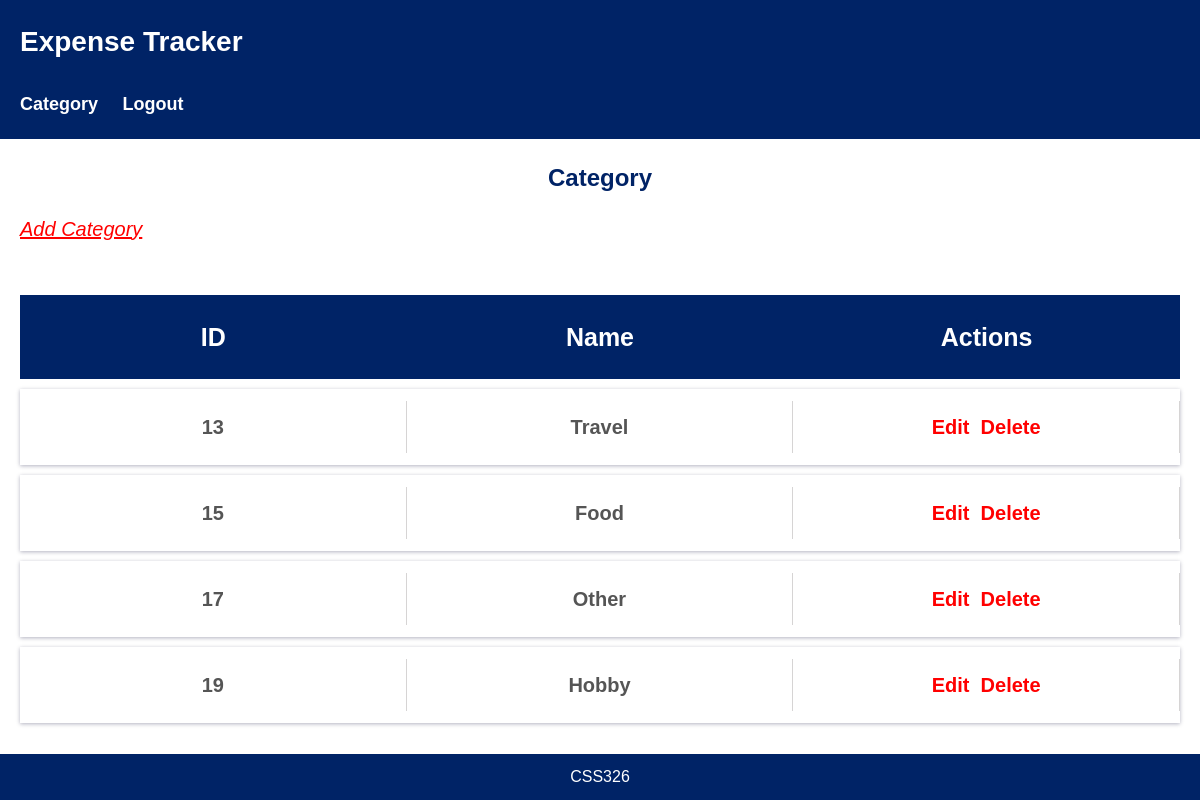
The app's page /category.php with its own data.
### tables this page shows
CREATE TABLE `category` (
  `category_id` int(11) NOT NULL,
  `name` varchar(255) NOT NULL
);

### category.php (the view, shortened to what this page needs)
<?php
include('connect_admin.php');
include('adminheader.php');
$result=mysqli_query($con,"select * from category order by category_id asc");
?>
<!DOCTYPE html>
    <main>
        <h2>Category</h2>
        <a class="addex" href="addedit_category.php"><em>Add Category</em></a>
        <div class="table-box">
            <div class="table-row table-head">
                <div class="table-cell">ID</div>
                <div class="table-cell">Name</div>
                <div class="table-cell">Actions</div>
            </div>
            <?php
            while($row=mysqli_fetch_assoc($result)) {
            ?>
            <div class="table-row">
                <div class="table-cell"><?php echo $row['category_id'];?></div>
                <div class="table-cell"><?php echo $row['name']?></div>
                <div class="table-cell">
                    <a href="addedit_category.php?id=<?php echo $row['category_id'];?>">Edit</a>&nbsp;
                    <a href="?type=delete&category_id=<?php echo $row['category_id'];?>">Delete</a>
                </div>
            </div>
            <?php
            }
            ?>
        </div>
    </main>
    <footer>
        <p>CSS326</p>
    </footer>
</body>
</html>

### styles.css (style rules this page uses)
* { margin: 0; padding: 0; box-sizing: border-box; }
body { font-family: Arial, sans-serif; line-height: 1.6; }
main { padding: 20px; }
footer { text-align: center; padding: 10px; background-color: #002366; color: #fff; position: fixed; bottom: 0; width: 100%; }
h2 { margin-bottom: 15px; text-align: center; color: #002366; }
.table-box { margin: 50px auto; text-align: center; }
.table-row { display: table; width: 100%; margin: 10px auto; font-family: sans-serif; background: transparent; padding: 12px 0; color: #555; font-size: 13px; box-shadow: 0 1px 4px 0px rgba(0, 0, 50, 0.3); }
.table-head { background: #002366; box-shadow: none; color: #fff; font-weight: 600; }
.table-head .table-cell { background: #002366; color: #fff; font-size: 25px; border-right: none; }
.table-cell { display: table-cell; width: 15%; text-align: center; padding: 10px 0; font-size: 20px; border-right: 1px solid #d6d4d4; vertical-align: middle; font-weight: 600; }
a { text-decoration: none; color: #555; color: red; }
.addex { text-decoration: none; color: red; font-size: 20px; margin-right: 300px; text-decoration: underline; }

### records on screen
category: category_id "13", name "Travel"
category: category_id "15", name "Food"
category: category_id "17", name "Other"
category: category_id "19", name "Hobby"
